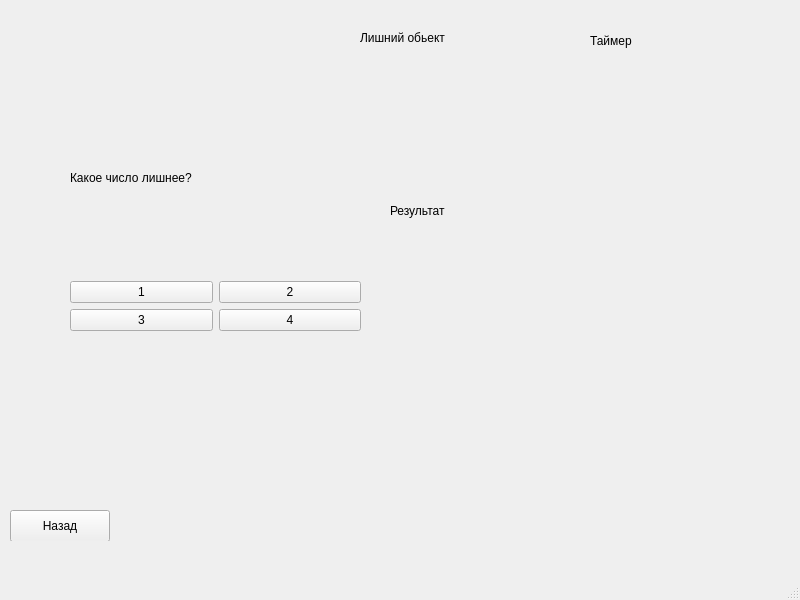
<?xml version="1.0" encoding="UTF-8"?>
<ui version="4.0">
 <class>MainWindow</class>
 <widget class="QMainWindow" name="MainWindow">
  <property name="geometry">
   <rect>
    <x>0</x>
    <y>0</y>
    <width>800</width>
    <height>600</height>
   </rect>
  </property>
  <property name="windowTitle">
   <string>MainWindow</string>
  </property>
  <widget class="QWidget" name="centralwidget">
   <widget class="QStackedWidget" name="stackedWidget">
    <property name="geometry">
     <rect>
      <x>0</x>
      <y>0</y>
      <width>801</width>
      <height>541</height>
     </rect>
    </property>
    <property name="currentIndex">
     <number>2</number>
    </property>
    <widget class="QWidget" name="page0">
     <widget class="QLabel" name="label">
      <property name="geometry">
       <rect>
        <x>350</x>
        <y>50</y>
        <width>111</width>
        <height>16</height>
       </rect>
      </property>
      <property name="text">
       <string>ВЬЛА Модуль 3</string>
      </property>
     </widget>
     <widget class="QWidget" name="layoutWidget">
      <property name="geometry">
       <rect>
        <x>350</x>
        <y>270</y>
        <width>225</width>
        <height>202</height>
       </rect>
      </property>
      <layout class="QVBoxLayout" name="verticalLayout">
       <item>
        <widget class="QPushButton" name="sequenceBtn">
         <property name="text">
          <string>Числовая последовательность</string>
         </property>
        </widget>
       </item>
       <item>
        <widget class="QPushButton" name="excessBtn">
         <property name="text">
          <string>Лишний обьект</string>
         </property>
        </widget>
       </item>
       <item>
        <widget class="QPushButton" name="compareBtn">
         <property name="text">
          <string>Сравнить выражения</string>
         </property>
        </widget>
       </item>
       <item>
        <widget class="QPushButton" name="statermentsBtn">
         <property name="text">
          <string>Правильное утверждение</string>
         </property>
        </widget>
       </item>
       <item>
        <widget class="QPushButton" name="memoryBtn">
         <property name="text">
          <string>Сравни символы</string>
         </property>
        </widget>
       </item>
       <item>
        <widget class="QPushButton" name="randomPlayBtn">
         <property name="text">
          <string>Рандомная игра</string>
         </property>
        </widget>
       </item>
      </layout>
     </widget>
     <widget class="QWidget" name="layoutWidget">
      <property name="geometry">
       <rect>
        <x>509</x>
        <y>90</y>
        <width>281</width>
        <height>94</height>
       </rect>
      </property>
      <layout class="QVBoxLayout" name="verticalLayout_13">
       <item>
        <layout class="QVBoxLayout" name="verticalLayout_2">
         <item>
          <widget class="QLabel" name="label_score">
           <property name="text">
            <string>Очки</string>
           </property>
          </widget>
         </item>
         <item>
          <widget class="QLabel" name="label_difficulty">
           <property name="text">
            <string>сложность</string>
           </property>
          </widget>
         </item>
         <item>
          <widget class="QLabel" name="label_combo">
           <property name="text">
            <string>Комбо</string>
           </property>
          </widget>
         </item>
        </layout>
       </item>
       <item>
        <widget class="QLabel" name="labelBestScore">
         <property name="text">
          <string>Рекорд</string>
         </property>
        </widget>
       </item>
      </layout>
     </widget>
    </widget>
    <widget class="QWidget" name="page1">
     <widget class="QLabel" name="label_2">
      <property name="geometry">
       <rect>
        <x>300</x>
        <y>20</y>
        <width>201</width>
        <height>16</height>
       </rect>
      </property>
      <property name="text">
       <string>Числовая последовательность</string>
      </property>
     </widget>
     <widget class="QLabel" name="labelSeqTimer">
      <property name="geometry">
       <rect>
        <x>587</x>
        <y>60</y>
        <width>151</width>
        <height>20</height>
       </rect>
      </property>
      <property name="text">
       <string>Таймер</string>
      </property>
     </widget>
     <widget class="QLabel" name="labelSeqFeedback">
      <property name="geometry">
       <rect>
        <x>390</x>
        <y>110</y>
        <width>601</width>
        <height>101</height>
       </rect>
      </property>
      <property name="text">
       <string>результат</string>
      </property>
     </widget>
     <widget class="QPushButton" name="BtnSeqBack">
      <property name="geometry">
       <rect>
        <x>10</x>
        <y>510</y>
        <width>100</width>
        <height>32</height>
       </rect>
      </property>
      <property name="text">
       <string>Назад</string>
      </property>
     </widget>
     <widget class="QWidget" name="layoutWidget">
      <property name="geometry">
       <rect>
        <x>30</x>
        <y>57</y>
        <width>351</width>
        <height>221</height>
       </rect>
      </property>
      <layout class="QVBoxLayout" name="verticalLayout_3">
       <item>
        <widget class="QLabel" name="labelSeqQuestion">
         <property name="text">
          <string>Вопрос</string>
         </property>
        </widget>
       </item>
       <item>
        <widget class="QLineEdit" name="inputSeqAnswer"/>
       </item>
       <item>
        <widget class="QPushButton" name="btnSeqSubmit">
         <property name="text">
          <string>Ответить</string>
         </property>
        </widget>
       </item>
      </layout>
     </widget>
    </widget>
    <widget class="QWidget" name="page2">
     <widget class="QLabel" name="label_3">
      <property name="geometry">
       <rect>
        <x>360</x>
        <y>30</y>
        <width>101</width>
        <height>16</height>
       </rect>
      </property>
      <property name="text">
       <string>Лишний обьект</string>
      </property>
     </widget>
     <widget class="QPushButton" name="btnExcessBack">
      <property name="geometry">
       <rect>
        <x>10</x>
        <y>510</y>
        <width>100</width>
        <height>32</height>
       </rect>
      </property>
      <property name="text">
       <string>Назад</string>
      </property>
     </widget>
     <widget class="QLabel" name="labelExcessFeedback">
      <property name="geometry">
       <rect>
        <x>390</x>
        <y>100</y>
        <width>241</width>
        <height>221</height>
       </rect>
      </property>
      <property name="text">
       <string>Результат</string>
      </property>
     </widget>
     <widget class="QLabel" name="labelExcessTimer">
      <property name="geometry">
       <rect>
        <x>590</x>
        <y>20</y>
        <width>151</width>
        <height>41</height>
       </rect>
      </property>
      <property name="text">
       <string>Таймер</string>
      </property>
     </widget>
     <widget class="QWidget" name="layoutWidget">
      <property name="geometry">
       <rect>
        <x>70</x>
        <y>80</y>
        <width>291</width>
        <height>251</height>
       </rect>
      </property>
      <layout class="QVBoxLayout" name="verticalLayout_5">
       <item>
        <widget class="QLabel" name="labelExcessQuestion">
         <property name="text">
          <string>Какое число лишнее?</string>
         </property>
        </widget>
       </item>
       <item>
        <layout class="QVBoxLayout" name="verticalLayout_4">
         <item>
          <layout class="QHBoxLayout" name="horizontalLayout">
           <item>
            <widget class="QPushButton" name="btnOpt1">
             <property name="text">
              <string>1</string>
             </property>
            </widget>
           </item>
           <item>
            <widget class="QPushButton" name="btnOpt2">
             <property name="text">
              <string>2</string>
             </property>
            </widget>
           </item>
          </layout>
         </item>
         <item>
          <layout class="QHBoxLayout" name="horizontalLayout_2">
           <item>
            <widget class="QPushButton" name="btnOpt3">
             <property name="text">
              <string>3</string>
             </property>
            </widget>
           </item>
           <item>
            <widget class="QPushButton" name="btnOpt4">
             <property name="text">
              <string>4</string>
             </property>
            </widget>
           </item>
          </layout>
         </item>
        </layout>
       </item>
      </layout>
     </widget>
    </widget>
    <widget class="QWidget" name="page3">
     <widget class="QLabel" name="label_4">
      <property name="geometry">
       <rect>
        <x>350</x>
        <y>30</y>
        <width>141</width>
        <height>16</height>
       </rect>
      </property>
      <property name="text">
       <string>Сравнить выражения</string>
      </property>
     </widget>
     <widget class="QLabel" name="labelCompareTimer">
      <property name="geometry">
       <rect>
        <x>640</x>
        <y>30</y>
        <width>58</width>
        <height>16</height>
       </rect>
      </property>
      <property name="text">
       <string>Таймер</string>
      </property>
     </widget>
     <widget class="QPushButton" name="btnCompareBack">
      <property name="geometry">
       <rect>
        <x>10</x>
        <y>510</y>
        <width>100</width>
        <height>32</height>
       </rect>
      </property>
      <property name="text">
       <string>Назад</string>
      </property>
     </widget>
     <widget class="QWidget" name="layoutWidget">
      <property name="geometry">
       <rect>
        <x>70</x>
        <y>70</y>
        <width>301</width>
        <height>301</height>
       </rect>
      </property>
      <layout class="QVBoxLayout" name="verticalLayout_7">
       <item>
        <layout class="QHBoxLayout" name="horizontalLayout_4">
         <item>
          <widget class="QLabel" name="labelCompareLeft">
           <property name="text">
            <string>лево</string>
           </property>
          </widget>
         </item>
         <item>
          <widget class="QLabel" name="labelCompareSign">
           <property name="maximumSize">
            <size>
             <width>61</width>
             <height>16777215</height>
            </size>
           </property>
           <property name="text">
            <string>       ?</string>
           </property>
          </widget>
         </item>
         <item>
          <widget class="QLabel" name="labelCompareRight">
           <property name="text">
            <string>право</string>
           </property>
          </widget>
         </item>
        </layout>
       </item>
       <item>
        <layout class="QVBoxLayout" name="verticalLayout_6">
         <item>
          <widget class="QLabel" name="labelCompareFeedback">
           <property name="text">
            <string>результат</string>
           </property>
          </widget>
         </item>
         <item>
          <layout class="QHBoxLayout" name="horizontalLayout_3">
           <item>
            <widget class="QPushButton" name="btnLess">
             <property name="text">
              <string>&lt;</string>
             </property>
            </widget>
           </item>
           <item>
            <widget class="QPushButton" name="btnGreater">
             <property name="text">
              <string>&gt;</string>
             </property>
            </widget>
           </item>
           <item>
            <widget class="QPushButton" name="btnEqual">
             <property name="text">
              <string>=</string>
             </property>
            </widget>
           </item>
          </layout>
         </item>
        </layout>
       </item>
      </layout>
     </widget>
    </widget>
    <widget class="QWidget" name="page4">
     <widget class="QLabel" name="label_5">
      <property name="geometry">
       <rect>
        <x>350</x>
        <y>30</y>
        <width>171</width>
        <height>16</height>
       </rect>
      </property>
      <property name="text">
       <string>Правильное утверждение</string>
      </property>
     </widget>
     <widget class="QLabel" name="labelStatementTimer">
      <property name="geometry">
       <rect>
        <x>620</x>
        <y>40</y>
        <width>58</width>
        <height>16</height>
       </rect>
      </property>
      <property name="text">
       <string>Таймер</string>
      </property>
     </widget>
     <widget class="QPushButton" name="btnStatermentBack">
      <property name="geometry">
       <rect>
        <x>20</x>
        <y>510</y>
        <width>100</width>
        <height>32</height>
       </rect>
      </property>
      <property name="text">
       <string>Назад</string>
      </property>
     </widget>
     <widget class="QWidget" name="layoutWidget">
      <property name="geometry">
       <rect>
        <x>90</x>
        <y>110</y>
        <width>281</width>
        <height>241</height>
       </rect>
      </property>
      <layout class="QVBoxLayout" name="verticalLayout_9">
       <item>
        <widget class="QLabel" name="labelStatementText">
         <property name="text">
          <string>Утверждение</string>
         </property>
        </widget>
       </item>
       <item>
        <layout class="QVBoxLayout" name="verticalLayout_8">
         <item>
          <widget class="QLabel" name="labelStatementFeedback">
           <property name="text">
            <string>результат</string>
           </property>
          </widget>
         </item>
         <item>
          <layout class="QHBoxLayout" name="horizontalLayout_5">
           <item>
            <widget class="QPushButton" name="btnTrue">
             <property name="text">
              <string>Верно</string>
             </property>
            </widget>
           </item>
           <item>
            <widget class="QPushButton" name="btnFalse">
             <property name="text">
              <string>Неверно</string>
             </property>
            </widget>
           </item>
          </layout>
         </item>
        </layout>
       </item>
      </layout>
     </widget>
    </widget>
    <widget class="QWidget" name="page5">
     <widget class="QLabel" name="label_6">
      <property name="geometry">
       <rect>
        <x>350</x>
        <y>20</y>
        <width>71</width>
        <height>16</height>
       </rect>
      </property>
      <property name="text">
       <string>Сравнить</string>
      </property>
     </widget>
     <widget class="QPushButton" name="btnMemoryBack">
      <property name="geometry">
       <rect>
        <x>20</x>
        <y>510</y>
        <width>100</width>
        <height>32</height>
       </rect>
      </property>
      <property name="text">
       <string>Назад</string>
      </property>
     </widget>
     <widget class="QLabel" name="labelMemoryTimer">
      <property name="geometry">
       <rect>
        <x>600</x>
        <y>30</y>
        <width>58</width>
        <height>16</height>
       </rect>
      </property>
      <property name="text">
       <string>Таймер</string>
      </property>
     </widget>
     <widget class="QWidget" name="layoutWidget">
      <property name="geometry">
       <rect>
        <x>150</x>
        <y>90</y>
        <width>281</width>
        <height>331</height>
       </rect>
      </property>
      <layout class="QVBoxLayout" name="verticalLayout_12">
       <item>
        <widget class="QLabel" name="labelMemorySequence">
         <property name="text">
          <string>ПОследов</string>
         </property>
        </widget>
       </item>
       <item>
        <layout class="QVBoxLayout" name="verticalLayout_11">
         <item>
          <widget class="QLineEdit" name="inputMemoryAnswer"/>
         </item>
         <item>
          <layout class="QVBoxLayout" name="verticalLayout_10">
           <item>
            <widget class="QLabel" name="labelMemoryFeedback">
             <property name="text">
              <string>Результат</string>
             </property>
            </widget>
           </item>
           <item>
            <widget class="QPushButton" name="btnMemorySubmit">
             <property name="text">
              <string>ОТветить</string>
             </property>
            </widget>
           </item>
          </layout>
         </item>
        </layout>
       </item>
      </layout>
     </widget>
    </widget>
   </widget>
  </widget>
  <widget class="QMenuBar" name="menubar">
   <property name="geometry">
    <rect>
     <x>0</x>
     <y>0</y>
     <width>800</width>
     <height>30</height>
    </rect>
   </property>
  </widget>
  <widget class="QStatusBar" name="statusbar"/>
 </widget>
 <resources/>
 <connections/>
</ui>
